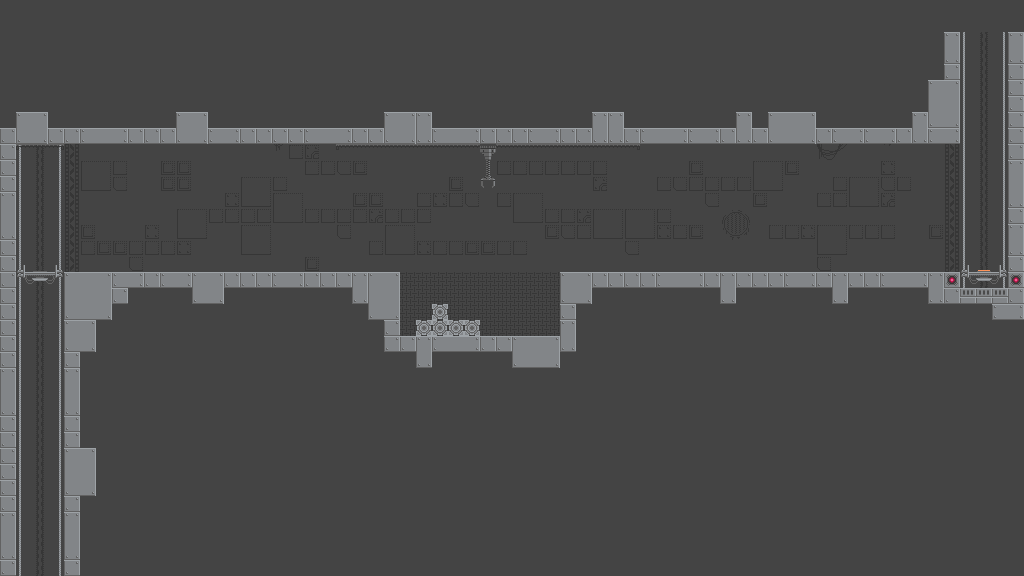

Below is a game level as drawn by its tile map, then a one-line description and the .tmx that defines it (tile-layer data replaced by summaries):
An orthogonal 64x36 tile map with 16x16 px tiles, 2 tile layers (bg, fg).

<map version="1.4" tiledversion="1.4.0" orientation="orthogonal" renderorder="right-down" compressionlevel="0" width="64" height="36" tilewidth="16" tileheight="16" infinite="0" backgroundcolor="#444444" nextlayerid="3" nextobjectid="1">
 <editorsettings>
  <export target="level1.json" format="json" />
 </editorsettings>
 <tileset firstgid="1" name="tileset" tilewidth="16" tileheight="16" tilecount="168" columns="12">
  <image source="../image/tileset.png" width="192" height="224" />
 </tileset>
 <layer id="2" name="bg" width="64" height="36">
  <data>[2304 cells, 360 non-empty, 28 distinct tile ids]</data>
 </layer>
 <layer id="1" name="fg" width="64" height="36">
  <data>[2304 cells, 258 non-empty, 29 distinct tile ids]</data>
 </layer>
</map>
